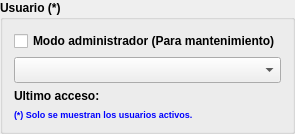
      <widget class="QGroupBox" name="groupBox">
       <property name="font">
        <font>
         <weight>75</weight>
         <bold>true</bold>
        </font>
       </property>
       <property name="title">
        <string>Usuario (*)</string>
       </property>
       <layout class="QGridLayout" name="gridLayout">
        <item row="0" column="0" colspan="2">
         <widget class="QCheckBox" name="checkBox">
          <property name="toolTip">
           <string>Si se marca aparece el usuario de mantenimiento</string>
          </property>
          <property name="statusTip">
           <string>Si se marca aparece el usuario de mantenimiento</string>
          </property>
          <property name="whatsThis">
           <string>Si se marca aparece el usuario de mantenimiento</string>
          </property>
          <property name="styleSheet">
           <string notr="true">font: 7pt &quot;Sans Serif&quot;;
font: bold;</string>
          </property>
          <property name="text">
           <string>Modo administrador (Para mantenimiento)</string>
          </property>
         </widget>
        </item>
        <item row="1" column="0" colspan="2">
         <widget class="QComboBox" name="comboBox">
          <property name="font">
           <font>
            <family>Sans Serif</family>
            <pointsize>10</pointsize>
            <weight>75</weight>
            <italic>false</italic>
            <bold>true</bold>
           </font>
          </property>
          <property name="toolTip">
           <string>Usuarios activos</string>
          </property>
          <property name="statusTip">
           <string>Usuarios activos</string>
          </property>
          <property name="whatsThis">
           <string>Usuarios activos</string>
          </property>
          <property name="styleSheet">
           <string notr="true">font: 10pt &quot;Sans Serif&quot;;
font: Bold;</string>
          </property>
         </widget>
        </item>
        <item row="2" column="0">
         <widget class="QLabel" name="label_13">
          <property name="maximumSize">
           <size>
            <width>85</width>
            <height>16777215</height>
           </size>
          </property>
          <property name="styleSheet">
           <string notr="true">font: 7pt &quot;Sans Serif&quot;;
font: bold;</string>
          </property>
          <property name="text">
           <string>Ultimo acceso:</string>
          </property>
         </widget>
        </item>
        <item row="2" column="1">
         <widget class="QLabel" name="label_14">
          <property name="styleSheet">
           <string notr="true">font: 7pt &quot;Sans Serif&quot;;
font: bold;</string>
          </property>
          <property name="text">
           <string/>
          </property>
          <property name="alignment">
           <set>Qt::AlignRight|Qt::AlignTrailing|Qt::AlignVCenter</set>
          </property>
         </widget>
        </item>
        <item row="3" column="0" colspan="2">
         <widget class="QLabel" name="label">
          <property name="text">
           <string>&lt;!DOCTYPE HTML PUBLIC &quot;-//W3C//DTD HTML 4.0//EN&quot; &quot;http://www.w3.org/TR/REC-html40/strict.dtd&quot;&gt;
&lt;html&gt;&lt;head&gt;&lt;meta name=&quot;qrichtext&quot; content=&quot;1&quot; /&gt;&lt;style type=&quot;text/css&quot;&gt;
p, li { white-space: pre-wrap; }
&lt;/style&gt;&lt;/head&gt;&lt;body style=&quot; font-family:'Sans Serif'; font-size:9pt; font-weight:400; font-style:normal;&quot;&gt;
&lt;p style=&quot; margin-top:0px; margin-bottom:0px; margin-left:0px; margin-right:0px; -qt-block-indent:0; text-indent:0px;&quot;&gt;&lt;span style=&quot; font-size:7pt; font-weight:600; color:#0000ff;&quot;&gt;(*) Solo se muestran los usuarios activos.&lt;/span&gt;&lt;/p&gt;&lt;/body&gt;&lt;/html&gt;</string>
          </property>
         </widget>
        </item>
       </layout>
      </widget>
